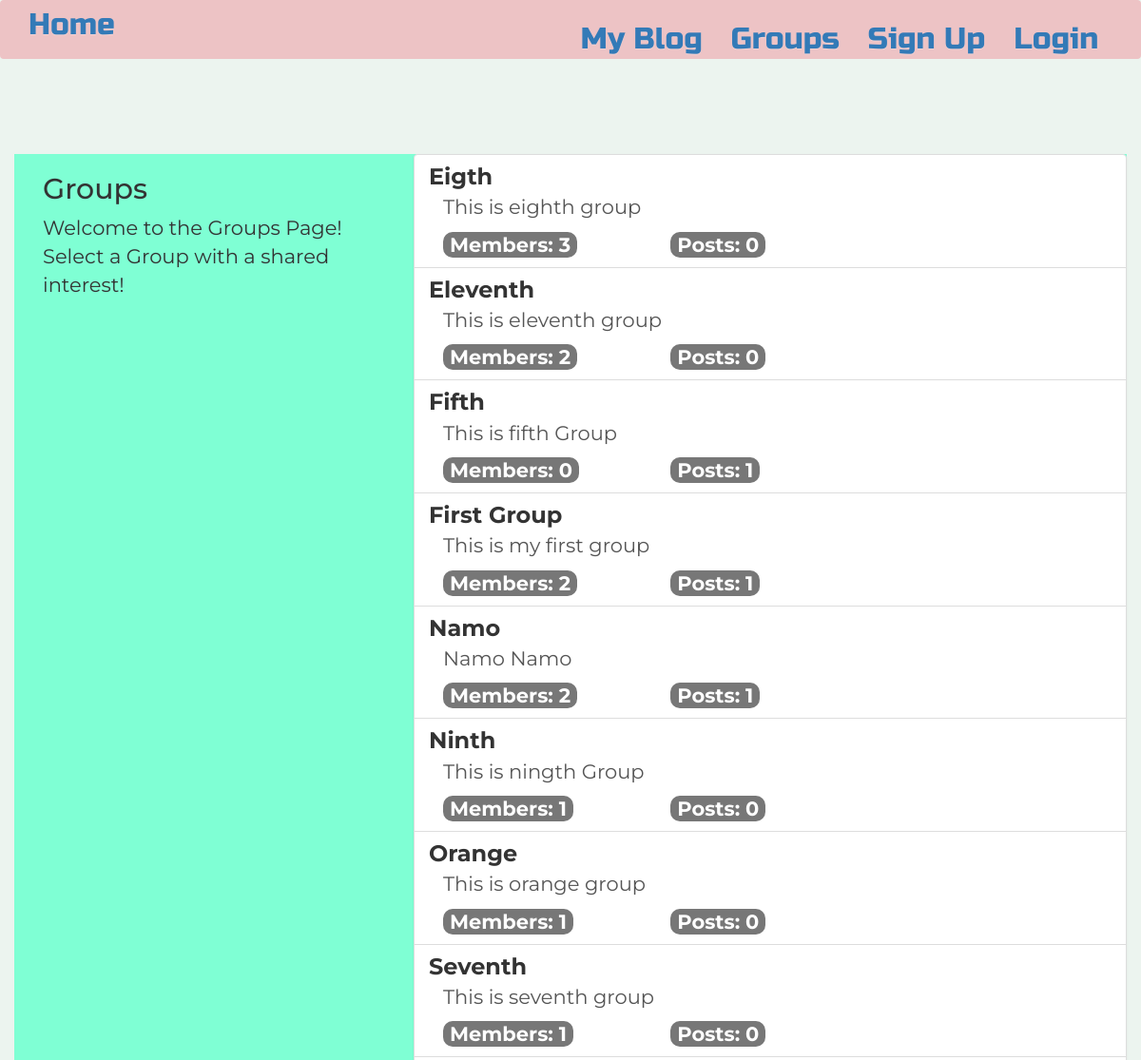
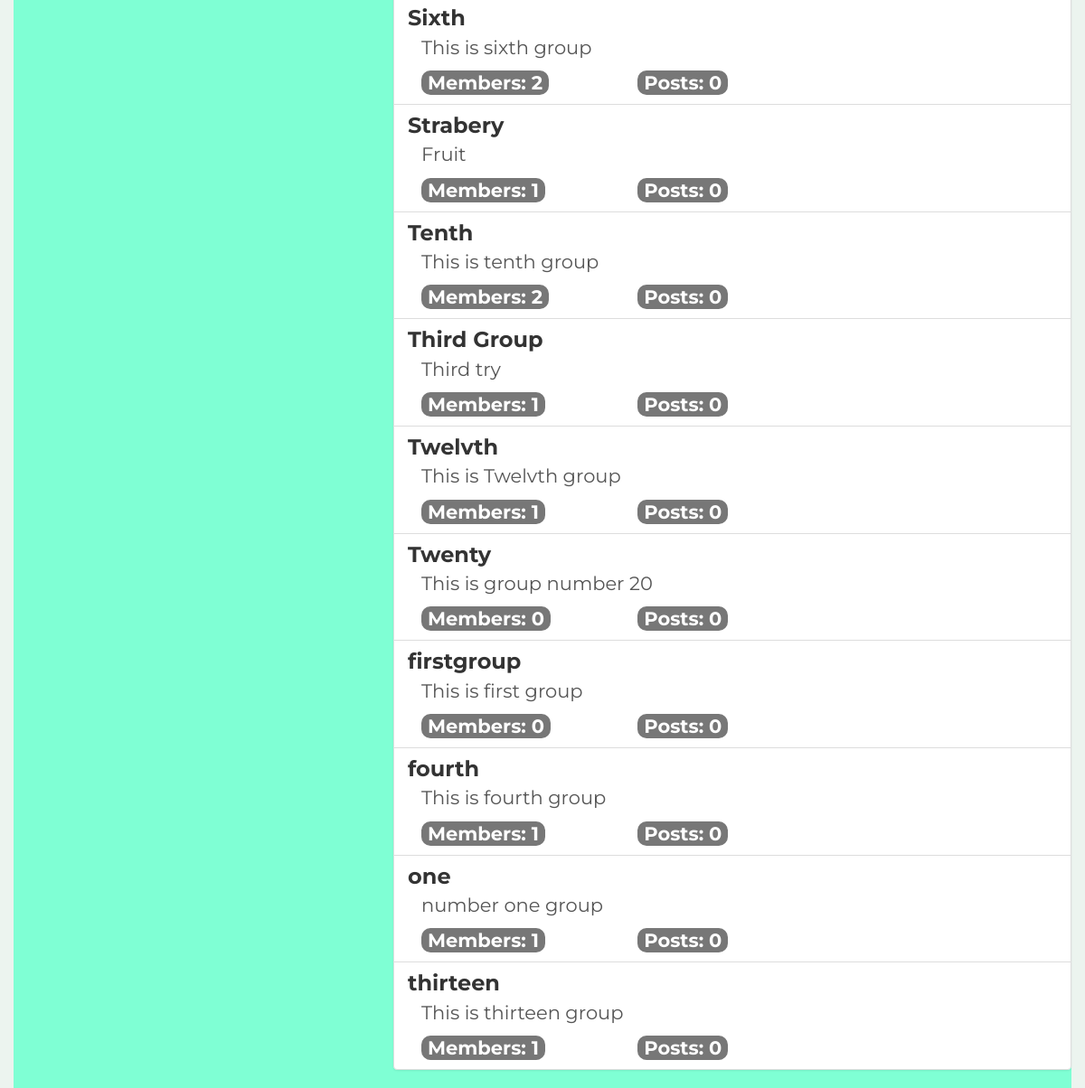
The app's page /groups/ with its own data (2 pictures, top to bottom).
### groups/models.py (models this page shows, shortened)
class Group(models.Model):
    name = models.CharField(max_length=255, unique=True)
    slug = models.SlugField(allow_unicode=True, unique=True)
    description = models.TextField(blank=True, default='')
    description_html = models.TextField(editable=False, default='', blank=True)
    members = models.ManyToManyField(User, through='GroupMember')
    class Meta:
        ordering = ['name']

### groups/views.py (the view)
class ListGroups(generic.ListView):
    model = Group

### groups/templates/groups/group_list.html (shortened to what this page needs)
{% extends "groups/group_base.html" %}
{% block pregroup %}
<div class="col-md-4">
	<div class="content">
        <h2>Groups</h2>
        <p>Welcome to the Groups Page! Select a Group with a shared interest!</p>
	</div>
</div>
{% endblock %}
{% block group_content %}
    <div class="col-md-8">
        <div class="list-group">
            {% for group in object_list %}
                <a class="list-group-item" href="{% url 'groups:single' slug=group.slug %}">
                    <h3 class="title list-group-item-heading"><strong>{{group.name}}</strong></h3>
                    <div class="list-group-item-text container-fluid">
                        {{group.description_html|safe}}
                        <div class="row">
                            <div class="col-md-4">
                                <span class="badge">Members: {{group.members.count}}</span>
                            </div>
                            <div class="col-md-4">
                                <span class="badge">Posts: {{group.posts.count}}</span>
                            </div>
                        </div>
                    </div>
                </a>
            {% endfor %}
        </div>
    </div>
{% endblock %}

### groups/templates/groups/group_base.html (shortened to what this page needs)
{% extends 'base.html' %}
{% block content %}
    <div class="container">
        <div class="row">
            {% block pregroup %}{% endblock %}
            {% block group_content %}{% endblock %}
        </div>
    </div>
{% endblock %}

### templates/base.html (shortened to what this page needs)
<!DOCTYPE html>
{% load staticfiles %}
<html>
  <head>
    <link rel="stylesheet" href="https://maxcdn.bootstrapcdn.com/bootstrap/3.3.7/css/bootstrap.min.css">
    <link rel="stylesheet" href="https://maxcdn.bootstrapcdn.com/bootstrap/3.3.7/css/bootstrap-theme.min.css">
    <link rel="stylesheet" href="//cdn.jsdelivr.net/medium-editor/latest/css/medium-editor.min.css" type="text/css" media="screen" charset="utf-8">
    <link rel="stylesheet" href="{% static 'simplesocial/css/master.css' %}">
    <link rel="stylesheet" href="{% static 'simplesocial/media/blog' %}">
  </head>
  <body>
    <nav class="navbar mynav" role="navigation" id="navbar">
        <div class="container">
            <a class="navbar-brand bigbrand mynav" href="{% url 'home' %}">Home</a>
            <ul class="nav navbar-nav navbar-brand navbar-right mynav">
                {% if user.is_authenticated %}
                    <li><a href="{% url 'blog:post_list' %}">My Blog</a></li>
                    <li><a href="{% url 'posts:create' %}">Post</a></li>
                    <li><a href="{% url 'groups:all' %}">Groups</a></li>
                    <li><a href="{% url 'groups:create' %}">Create Group</a></li>
                    <li><a href="{% url 'accounts:logout' %}">Logout</a></li>
                {% else %}
                    <li><a href="{% url 'blog:post_list' %}">My Blog</a></li>
                    <li><a href="{% url 'groups:all' %}">Groups</a></li>
                    <li><a href="{% url 'accounts:signup' %}">Sign Up</a></li>
                    <li><a href="{% url 'accounts:login' %}">Login</a></li>
                {% endif %}
            </ul>
        </div>
    </nav>
    <div class="container mycontent">
        {% block content %}
        {% endblock %}
    </div>
  </body>
</html>

### static/simplesocial/css/master.css (style rules this page uses)
.mynav { background-color : #edc3c5; font-family: 'Russo One', sans-serif; font-size: 1.5em; margin-bottom: 10px; }
.mycontent { background-color : #7fffd4; margin-top : 100px; align : centre; font-family: 'Montserrat'; font-size: 1.5em; }
body { background-color : #ecf4ef; }
.badge { font-size : 1em; }
.bigbrand { font-size: 1.5em; }

### records on screen
Group: name "Eigth", description_html "This is eighth group", members.count "3", posts.count "0"
Group: name "Eleventh", description_html "This is eleventh group", members.count "2", posts.count "0"
Group: name "Fifth", description_html "This is fifth Group", members.count "0", posts.count "1"
Group: name "First Group", description_html "This is my first group", members.count "2", posts.count "1"
Group: name "Namo", description_html "Namo Namo", members.count "2", posts.count "1"
Group: name "Ninth", description_html "This is ningth Group", members.count "1", posts.count "0"
Group: name "Orange", description_html "This is orange group", members.count "1", posts.count "0"
Group: name "Seventh", description_html "This is seventh group", members.count "1", posts.count "0"
Group: name "Sixth", description_html "This is sixth group", members.count "2", posts.count "0"
Group: name "Strabery", description_html "Fruit", members.count "1", posts.count "0"
Group: name "Tenth", description_html "This is tenth group", members.count "2", posts.count "0"
Group: name "Third Group", description_html "Third try", members.count "1", posts.count "0"
Group: name "Twelvth", description_html "This is Twelvth group", members.count "1", posts.count "0"
Group: name "Twenty", description_html "This is group number 20", members.count "0", posts.count "0"
Group: name "firstgroup", description_html "This is first group", members.count "0", posts.count "0"
Group: name "fourth", description_html "This is fourth group", members.count "1", posts.count "0"
Group: name "one", description_html "number one group", members.count "1", posts.count "0"
Group: name "thirteen", description_html "This is thirteen group", members.count "1", posts.count "0"
